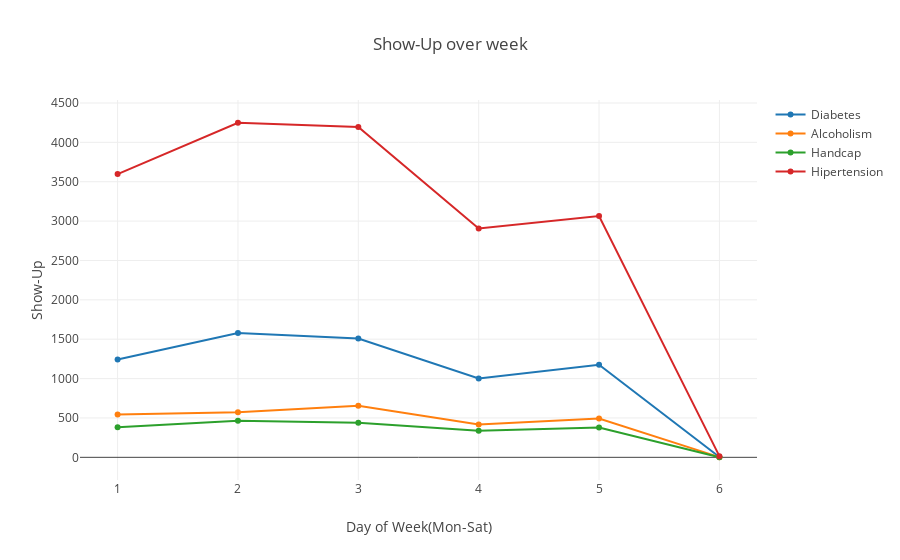

Write notebook code for a chart like this one.
### Code cell
Diabetes = week_data[week_data['Category'] == 'Diabetes']
Alcoholism = week_data[week_data['Category'] == 'Alcoholism']
Handicap = week_data[week_data['Category'] == 'Handicap']
Hypertension = week_data[week_data['Category'] == 'Hypertension']

trace0 = go.Scatter(
    x= Diabetes['DayOfWeek'],
    y=Diabetes['Show-Up'],
    mode= 'lines+markers',
    text=Diabetes['Category'],
    name="Diabetes")

trace1 = go.Scatter(
    x= Alcoholism['DayOfWeek'],
    y=Alcoholism['Show-Up'],
    mode= 'lines+markers',
    text=Alcoholism['Category'],
    name="Alcoholism")

trace2 = go.Scatter(
    x= Handicap['DayOfWeek'],
    y=Handicap['Show-Up'],
    mode= 'lines+markers',
    text=Handicap['Category'],
    name='Handcap')

trace3 = go.Scatter(
    x= Hypertension['DayOfWeek'],
    y=Hypertension['Show-Up'],
    mode= 'lines+markers',
    text=Hypertension['Category'],
    name='Hipertension')

layout = dict(title = "Show-Up over week",hovermode='closest',xaxis=dict({"title":"Day of Week(Mon-Sat)"}),
             yaxis=dict({"title":"Show-Up"}))
dat = [trace0,trace1,trace2,trace3]
fig = go.Figure(data=dat,layout=layout)
iplot(fig,filename='basic-line')

### Figure 1 — Plotly figure (JSON) as saved in the notebook; plotly's stock layout.template omitted (floating-point values rounded to 4 significant figures)
{"data": [{"mode": "lines+markers", "name": "Diabetes", "text": ["Diabetes", "Diabetes", "Diabetes", "Diabetes", "Diabetes", "Diabetes"], "type": "scatter", "x": [1, 2, 3, 4, 5, 6], "y": [1243, 1580, 1508, 1001, 1176, 5]}, {"mode": "lines+markers", "name": "Alcoholism", "text": ["Alcoholism", "Alcoholism", "Alcoholism", "Alcoholism", "Alcoholism", "Alcoholism"], "type": "scatter", "x": [1, 2, 3, 4, 5, 6], "y": [544, 574, 654, 417, 492, 2]}, {"mode": "lines+markers", "name": "Handcap", "text": ["Handicap", "Handicap", "Handicap", "Handicap", "Handicap", "Handicap"], "type": "scatter", "x": [1, 2, 3, 4, 5, 6], "y": [382, 466, 438, 338, 378, 1]}, {"mode": "lines+markers", "name": "Hipertension", "text": ["Hypertension", "Hypertension", "Hypertension", "Hypertension", "Hypertension", "Hypertension"], "type": "scatter", "x": [1, 2, 3, 4, 5, 6], "y": [3597, 4249, 4195, 2907, 3065, 15]}], "layout": {"hovermode": "closest", "title": "Show-Up over week", "xaxis": {"title": "Day of Week(Mon-Sat)"}, "yaxis": {"title": "Show-Up"}}}
